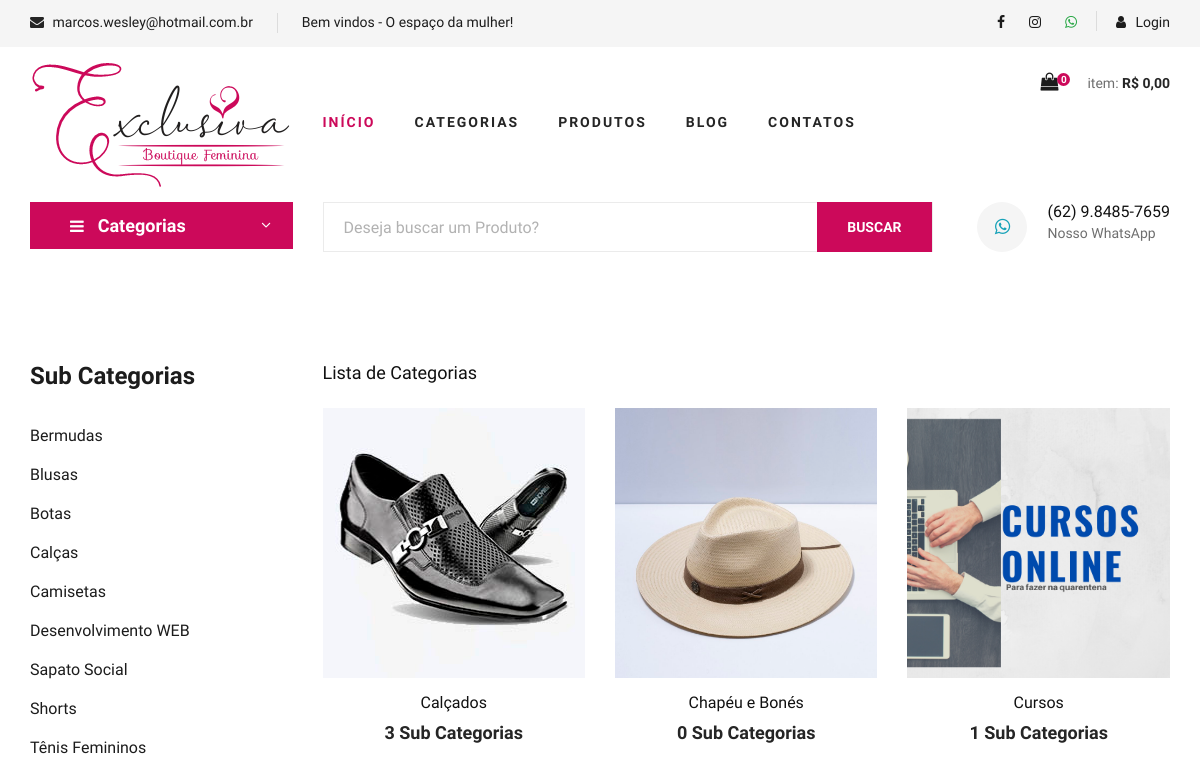
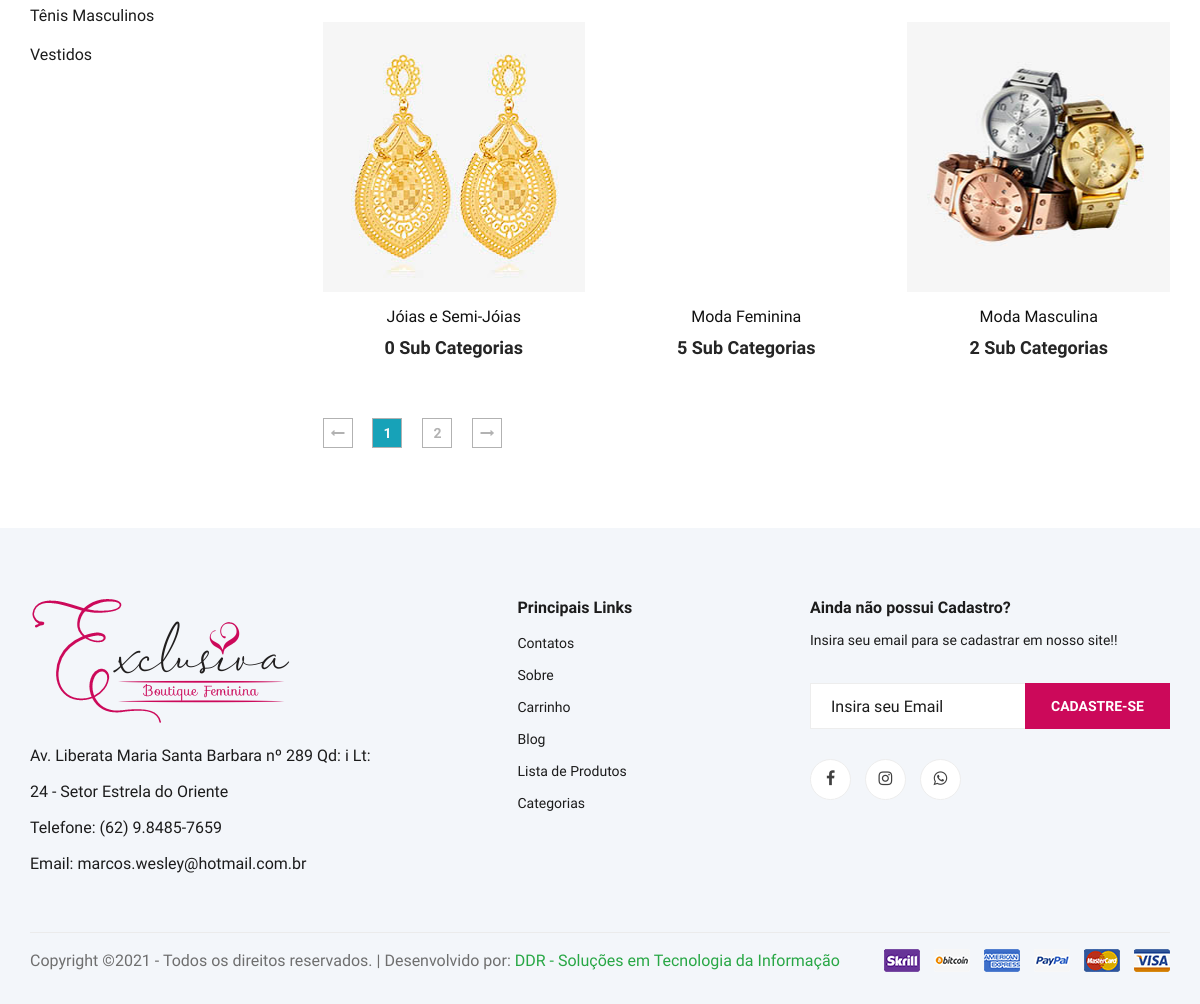
Page /categorias.php on the committed database (2 pictures, top to bottom).
### tables this page shows
CREATE TABLE `sub_categorias` (
  `id` int(11) NOT NULL AUTO_INCREMENT,
  `nome` varchar(50) NOT NULL,
  `nome_url` varchar(50) NOT NULL,
  `imagem` varchar(100) NOT NULL,
  `id_categoria` int(11) NOT NULL,
  PRIMARY KEY (`id`)
);

CREATE TABLE `categorias` (
  `id` int(11) NOT NULL AUTO_INCREMENT,
  `nome` varchar(50) NOT NULL,
  `nome_url` varchar(50) NOT NULL,
  `imagem` varchar(100) NOT NULL,
  PRIMARY KEY (`id`)
);

### config.php (called while the page is built, shortened)
<?php
$itens_por_pagina = 6;
 ?>

### categorias.php (the view, shortened to what this page needs)
<?php
require_once("cabecalho.php");
?>
<?php
require_once("cabecalho-busca.php");
?>
<?php
if(@$_GET['pagina'] != null){
    $pag = $_GET['pagina'];
}else{
    $pag = 0;
}
$limite = $pag * @$itens_por_pagina;
$pagina = $pag;
$nome_pag = 'categorias.php';
 ?>
<section class="product spad">
    <div class="container">
        <div class="row">
            <div class="col-lg-3 col-md-5">
                <div class="sidebar">
                    <div class="sidebar__item">
                        <h4>Sub Categorias</h4>
                        <ul>
                            <?php
                            $query = $pdo->query("SELECT * FROM sub_categorias order by nome asc ");
                            $res = $query->fetchAll(PDO::FETCH_ASSOC);
                            for ($i=0; $i < count($res); $i++) {
                              $nome = $res[$i]['nome'];
                              $nome_url = $res[$i]['nome_url'];
                              ?>
                              <li><a href="produtos-<?php echo $nome_url ?>"><?php echo $nome ?></a></li>
                          <?php } ?>
                      </ul>
                  </div>
              </div>
          </div>
          <div class="col-lg-9 col-md-7">
<h5>Lista de Categorias</h5>
            <div class="row mt-4">
               <?php
               $query = $pdo->query("SELECT * FROM categorias order by nome asc LIMIT $limite, $itens_por_pagina");
               $res = $query->fetchAll(PDO::FETCH_ASSOC);
               for ($i=0; $i < count($res); $i++) {
                  $nome = $res[$i]['nome'];
                  $imagem = $res[$i]['imagem'];
                  $nome_url = $res[$i]['nome_url'];
                  $id = $res[$i]['id'];
                  $query2 = $pdo->query("SELECT * FROM sub_categorias where id_categoria = '$id' ");
                  $res2 = $query2->fetchAll(PDO::FETCH_ASSOC);
                  $total_itens = @count($res2);
                  $query3 = $pdo->query("SELECT * FROM categorias ");
                  $res3 = $query3->fetchAll(PDO::FETCH_ASSOC);
                  $num_total = @count($res3);
                  $num_paginas = ceil($num_total/$itens_por_pagina);
                  ?>
                  <div class="col-lg-4 col-md-6 col-sm-6">
                    <div class="product__item">
                        <div class="product__item__pic set-bg" data-setbg="img/categorias/<?php echo $imagem ?>">
                        </div>
                        <div class="product__item__text">
                            <a href="sub-categoria-de-<?php echo $nome_url ?>"><h6><?php echo $nome ?></h6>
                                <h5><?php echo $total_itens ?> Sub Categorias</h5></a>
                            </div>
                        </div>
                    </div>
                <?php } ?>
            </div>
            <div class="product__pagination">
                <a href="<?php echo $nome_pag ?>?pagina=0"><i class="fa fa-long-arrow-left"></i></a>
                <?php
                    for($i = 0; $i < @$num_paginas; $i++){
                        $estilo = '';
                        if($pagina == $i){
                            $estilo = 'bg-info text-light';
                        }
                        if($pagina >= ($i - 2) && $pagina <= ($i + 2)){ ?>
                         <a href="<?php echo $nome_pag ?>?pagina=<?php echo $i ?>" class="<?php echo $estilo ?>"><?php echo $i + 1 ?></a>
                       <?php }
                    }
                 ?>
                <a href="<?php echo $nome_pag ?>?pagina=<?php echo $num_paginas - 1 ?>"><i class="fa fa-long-arrow-right"></i></a>
            </div>
        </div>
    </div>
</div>
</section>
<?php
require_once("rodape.php");
?>

### css/style.css (style rules this page uses)
html, body { height: 100%; font-family: "Cairo", sans-serif; -webkit-font-smoothing: antialiased; font-smoothing: antialiased; }
h1, h2, h3, h4, h5, h6 { margin: 0; color: #111111; font-weight: 400; font-family: "Cairo", sans-serif; }
h4 { font-size: 24px; }
h5 { font-size: 18px; }
h6 { font-size: 16px; }
ul, ol { padding: 0; margin: 0; }
.set-bg { background-repeat: no-repeat; background-size: cover; background-position: top center; }
.spad { padding-top: 100px; padding-bottom: 100px; }
.sidebar__item { margin-bottom: 35px; }
.sidebar__item h4 { color: #1c1c1c; font-weight: 700; margin-bottom: 25px; }
.sidebar__item ul li { list-style: none; }
.sidebar__item ul li a { font-size: 16px; color: #1c1c1c; line-height: 39px; display: block; }
.product { padding-top: 80px; padding-bottom: 80px; }
.product__item { margin-bottom: 50px; }
.product__item__pic { height: 270px; position: relative; overflow: hidden; }
.product__item__text { text-align: center; padding-top: 15px; }
.product__item__text h6 { margin-bottom: 10px; }
.product__item__text h5 { color: #252525; font-weight: 700; }
.product__pagination, .blog__pagination { padding-top: 10px; }
.product__pagination a, .blog__pagination a { display: inline-block; width: 30px; height: 30px; border: 1px solid #b2b2b2; font-size: 14px; color: #b2b2b2; font-weight: 700; line-height: 28px; text-align: center; margin-right: 16px; -webkit-transition: all, 0.3s; -moz-transition: all, 0.3s; -ms-transition: all, 0.3s; -o-transition: all, 0.3s; transition: all, 0.3s; }
.product__pagination a:last-child, .blog__pagination a:last-child { margin-right: 0; }
@media only screen and (min-width: 1200px) { .container { max-width: 1170px; } }

### rows in the picture
sub_categorias: nome "Bermudas"
sub_categorias: nome "Blusas"
sub_categorias: nome "Botas"
sub_categorias: nome "Calças"
sub_categorias: nome "Camisetas"
sub_categorias: nome "Desenvolvimento WEB"
sub_categorias: nome "Sapato Social"
sub_categorias: nome "Shorts"
sub_categorias: nome "Tênis Femininos"
sub_categorias: nome "Tênis Masculinos"
sub_categorias: nome "Vestidos"
categorias: shows a picture, nome "Calçados", total_itens "3"
categorias: shows a picture, nome "Chapéu e Bonés", total_itens "0"
categorias: shows a picture, nome "Cursos", total_itens "1"
categorias: shows a picture, nome "Jóias e Semi-Jóias", total_itens "0"
categorias: nome "Moda Feminina", total_itens "5"
categorias: shows a picture, nome "Moda Masculina", total_itens "2"

### other values in the picture
$email "marcos.wesley@hotmail.com.br"
$texto_destaque "Bem vindos - O espaço da mulher!"
$linhas "0"
$total_c "0,00"
$whatsapp "(62) 9.8485-7659"
$endereco_loja "Av. Liberata Maria Santa Barbara nº 289 Qd: i Lt: 24 - Setor Estrela do Oriente"
$telefone "(62) 9.8485-7659"
$copyright "Copyright ©2021 - Todos os direitos reservados. |"
